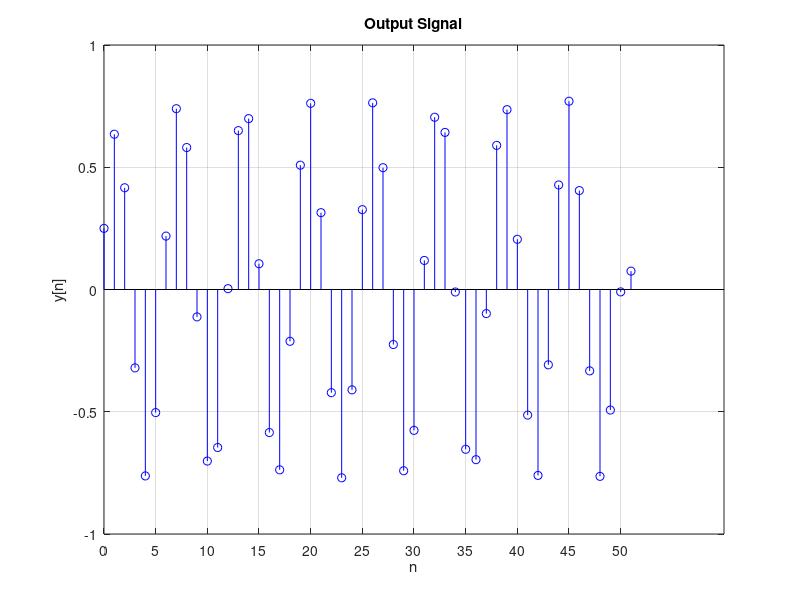
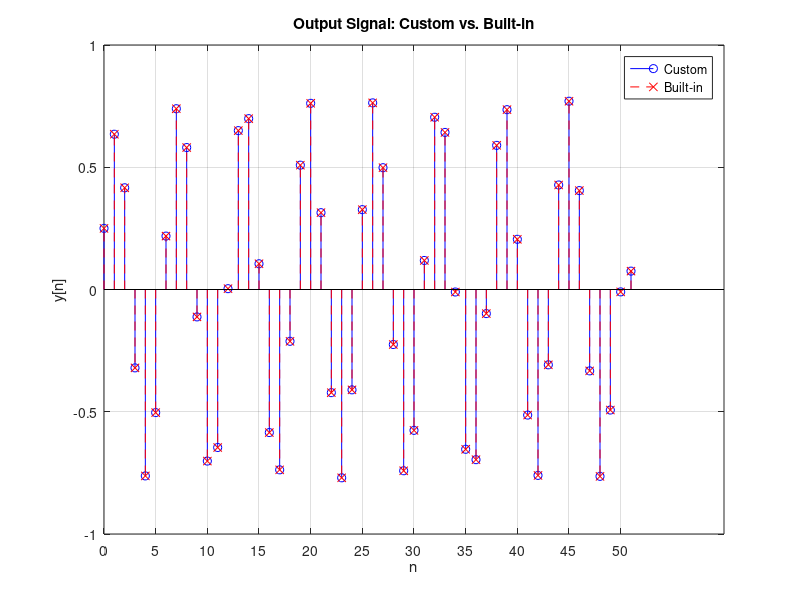

The MATLAB script that drew these images, in order:
L_h = 3;
h = [0.25 0.5 0.25];

L_x = 50;
x = cos(0.1 * pi * 0:(L_x - 1));

L_y = L_x + L_h - 1;
y = zeros(1, L_y);

for n = 1:L_y
    for i = 1:L_h
        j = n - i + 1;
        if 1 <= j && j <= L_x
            y(n) = y(n) + h(i) * x(j);
        end
    end
end

n = 0:(L_y - 1);
figure; stem(n, y, "b-o");
xlabel("n"); xticks(n(1:5:end)); ylabel("y[n]");
title("Output Signal"); grid on;

figure; stem(n, y, "b-o");
hold on; stem(n, conv(x, h), "r--x"); hold off;
xlabel("n"); xticks(n(1:5:end)); ylabel("y[n]");
title("Output Signal: Custom vs. Built-in");
legend("Custom", "Built-in"); grid on;
